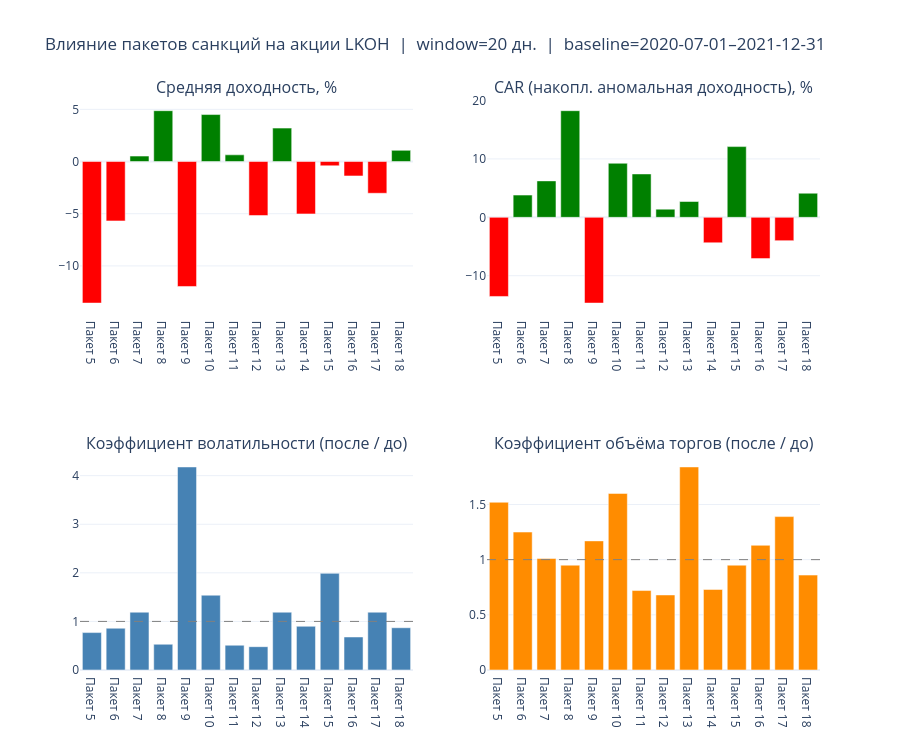

Here is the notebook cell this chart was saved with:
### Markdown cell above
● Интерпретация колонок таблицы
  ---
  Метрики доходности

  Доходность точечная, %
  Цена в последний день окна "после" vs цена в первый день окна "до".

  Нестабильна — зависит от двух конкретных дней. Используй только для наглядности.

  Доходность средняя, %
  Средняя цена за 20 дней после события vs средняя цена за 20 дней до.

  Надёжнее точечной — сглаживает случайные дни. Основная метрика доходности.

  - +5% → акция в среднем торговалась на 5% выше после события
  - -15% → рынок в среднем упал на 15% в окне после события

  ---
  CAR (Cumulative Abnormal Return), %

  Сумма аномальных дневных доходностей в окне "после".
  Аномальная = фактическая − ожидаемая (baseline 2020–2021).

  Самая важная метрика. Отвечает на вопрос: акция упала из-за события, или она и так бы упала?

  - CAR = -15% → акция потеряла 15% сверх того, что было бы без события
  - CAR = +0% при доходность средняя = -5% → рынок падал и без события, само событие не добавило эффекта
  - CAR = -5% при доходность средняя = -15% → из 15% падения только 5% объясняется аномалией, остальные 10% — норма рынка того периода

  ---
  Волатильность

  Волатильность до/после, % — среднеквадратичное отклонение дневных доходностей в окне (в %).

  Коэф. волатильности = после / до
  - > 1 → рынок нервничал после события (неопределённость выросла)
  - < 1 → рынок успокоился
  - 4.18 у LKOH на пакет 9 → колебания выросли в 4 раза — явный сигнал стресса

  ---
  Объём

  Объём до/после — средний дневной объём торгов в акциях.

  Коэф. объёма = после / до
  - > 1 → объём вырос, рынок реагировал активно (инвесторы перекладывались)
  - < 1 → объём упал, реакции почти не было
  - 1.84 → объём вырос почти в 2 раза — событие привлекло внимание

  ---
  Как читать строку в целом

  Пример: SBER, начало войны
  avg = -50.5%,  CAR = -16.7%,  vol_ratio = 0.79,  vol_ratio = 0.79
  → Акция упала на 50.5% в среднем за 20 дней после.
  → Из них ~17% — именно аномальная реакция на событие, остальные ~33% — рыночный контекст того периода (биржа была закрыта, торги заморожены).
  → Волатильность снизилась — парадоксально, но объясняется заморозкой торгов: дни без торгов дают нулевые доходности, сжимая std.

### Code cell
# ── Барчарты для выбранного тикера ───────────────────────────────────────
PLOT_TICKER = 'LKOH'  # поменяй на любой из TICKERS

df = results_df[results_df['Тикер'] == PLOT_TICKER]
labels     = df['Пакет']
colors_ret = ['green' if v >= 0 else 'red' for v in df['Доходность средняя, %']]
colors_car = ['green' if v >= 0 else 'red' for v in df['CAR, %']]

fig = make_subplots(
    rows=2, cols=2,
    subplot_titles=[
        'Средняя доходность, %',
        'CAR (накопл. аномальная доходность), %',
        'Коэффициент волатильности (после / до)',
        'Коэффициент объёма торгов (после / до)',
    ]
)

fig.add_trace(go.Bar(x=labels, y=df['Доходность средняя, %'],  marker_color=colors_ret,   name='Доходность'),    row=1, col=1)
fig.add_trace(go.Bar(x=labels, y=df['CAR, %'],                  marker_color=colors_car,   name='CAR'),           row=1, col=2)
fig.add_trace(go.Bar(x=labels, y=df['Коэф. волатильности'],     marker_color='steelblue',  name='Волатильность'), row=2, col=1)
fig.add_trace(go.Bar(x=labels, y=df['Коэф. объёма'],            marker_color='darkorange', name='Объём'),         row=2, col=2)

fig.add_hline(y=1, row=2, col=1, line_dash='dash', line_color='gray', line_width=1)
fig.add_hline(y=1, row=2, col=2, line_dash='dash', line_color='gray', line_width=1)

fig.update_layout(
    height=750,
    title_text=(
        f'Влияние пакетов санкций на акции {PLOT_TICKER}  |  window={PARAMS.window} дн.  |  '
        f'baseline={PARAMS.baseline_start}–{PARAMS.baseline_end}'
    ),
    showlegend=False,
    template='plotly_white',
)

fig

### Figure 1 — Plotly figure (JSON) as saved in the notebook; plotly's stock layout.template omitted (floating-point values rounded to 4 significant figures)
{"data": [{"marker": {"color": ["red", "red", "green", "green", "red", "green", "green", "red", "green", "red", "red", "red", "red", "green"]}, "name": "Доходность", "x": ["Пакет 5", "Пакет 6", "Пакет 7", "Пакет 8", "Пакет 9", "Пакет 10", "Пакет 11", "Пакет 12", "Пакет 13", "Пакет 14", "Пакет 15", "Пакет 16", "Пакет 17", "Пакет 18"], "y": [-13.56, -5.69, 0.52, 4.87, -11.97, 4.5, 0.64, -5.17, 3.2, -5.02, -0.41, -1.38, -3.04, 1.07], "type": "bar", "xaxis": "x", "yaxis": "y"}, {"marker": {"color": ["red", "green", "green", "green", "red", "green", "green", "green", "green", "red", "green", "red", "red", "green"]}, "name": "CAR", "x": ["Пакет 5", "Пакет 6", "Пакет 7", "Пакет 8", "Пакет 9", "Пакет 10", "Пакет 11", "Пакет 12", "Пакет 13", "Пакет 14", "Пакет 15", "Пакет 16", "Пакет 17", "Пакет 18"], "y": [-13.55, 3.81, 6.24, 18.26, -14.68, 9.26, 7.43, 1.4, 2.71, -4.36, 12.11, -7.07, -3.99, 4.13], "type": "bar", "xaxis": "x2", "yaxis": "y2"}, {"marker": {"color": "steelblue"}, "name": "Волатильность", "x": ["Пакет 5", "Пакет 6", "Пакет 7", "Пакет 8", "Пакет 9", "Пакет 10", "Пакет 11", "Пакет 12", "Пакет 13", "Пакет 14", "Пакет 15", "Пакет 16", "Пакет 17", "Пакет 18"], "y": [0.77, 0.86, 1.19, 0.53, 4.18, 1.54, 0.51, 0.48, 1.19, 0.9, 1.99, 0.68, 1.19, 0.87], "type": "bar", "xaxis": "x3", "yaxis": "y3"}, {"marker": {"color": "darkorange"}, "name": "Объём", "x": ["Пакет 5", "Пакет 6", "Пакет 7", "Пакет 8", "Пакет 9", "Пакет 10", "Пакет 11", "Пакет 12", "Пакет 13", "Пакет 14", "Пакет 15", "Пакет 16", "Пакет 17", "Пакет 18"], "y": [1.52, 1.25, 1.01, 0.95, 1.17, 1.6, 0.72, 0.68, 1.84, 0.73, 0.95, 1.13, 1.39, 0.86], "type": "bar", "xaxis": "x4", "yaxis": "y4"}], "layout": {"xaxis": {"anchor": "y", "domain": [0.0, 0.45]}, "yaxis": {"anchor": "x", "domain": [0.625, 1.0]}, "xaxis2": {"anchor": "y2", "domain": [0.55, 1.0]}, "yaxis2": {"anchor": "x2", "domain": [0.625, 1.0]}, "xaxis3": {"anchor": "y3", "domain": [0.0, 0.45]}, "yaxis3": {"anchor": "x3", "domain": [0.0, 0.375]}, "xaxis4": {"anchor": "y4", "domain": [0.55, 1.0]}, "yaxis4": {"anchor": "x4", "domain": [0.0, 0.375]}, "annotations": [{"font": {"size": 16}, "showarrow": false, "text": "Средняя доходность, %", "x": 0.225, "xanchor": "center", "xref": "paper", "y": 1.0, "yanchor": "bottom", "yref": "paper"}, {"font": {"size": 16}, "showarrow": false, "text": "CAR (накопл. аномальная доходность), %", "x": 0.775, "xanchor": "center", "xref": "paper", "y": 1.0, "yanchor": "bottom", "yref": "paper"}, {"font": {"size": 16}, "showarrow": false, "text": "Коэффициент волатильности (после / до)", "x": 0.225, "xanchor": "center", "xref": "paper", "y": 0.375, "yanchor": "bottom", "yref": "paper"}, {"font": {"size": 16}, "showarrow": false, "text": "Коэффициент объёма торгов (после / до)", "x": 0.775, "xanchor": "center", "xref": "paper", "y": 0.375, "yanchor": "bottom", "yref": "paper"}], "shapes": [{"line": {"color": "gray", "dash": "dash", "width": 1}, "type": "line", "x0": 0, "x1": 1, "xref": "x3 domain", "y0": 1, "y1": 1, "yref": "y3"}, {"line": {"color": "gray", "dash": "dash", "width": 1}, "type": "line", "x0": 0, "x1": 1, "xref": "x4 domain", "y0": 1, "y1": 1, "yref": "y4"}], "title": {"text": "Влияние пакетов санкций на акции LKOH  |  window=20 дн.  |  baseline=2020-07-01–2021-12-31"}, "height": 750, "showlegend": false}}
